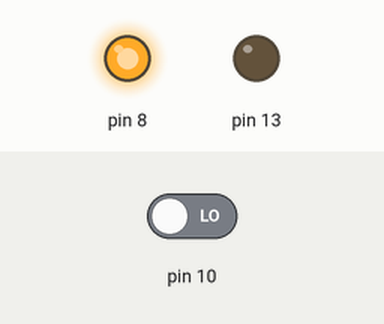
This sketch was run on a simulated Arduino Uno, built with avr-gcc and run on an emulated ATmega328P. Shown: output pins drawn as LEDs (lit = HIGH). Dashed ring = blinking. The test bench sets the inputs (shaded band); at power-on: pin 10 LOW.

Above: at 1.2 s.
1.3 s: pin 10 driven HIGH
At 1.6 s:
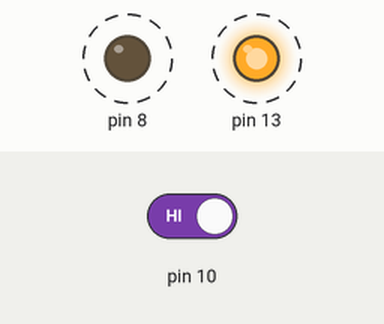
4.3 s: pin 10 driven LOW
At 5.4 s:
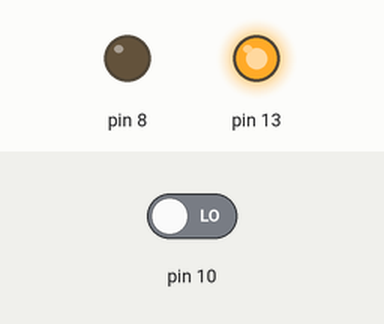
Timing chart, 0 to 7.3 s (numbered marks = the images above; inputs shaded):
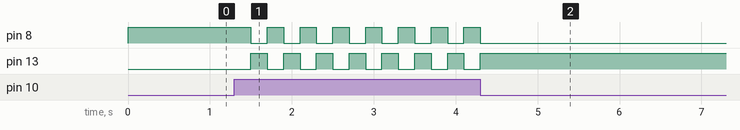

The sketch:

led_switcher.ino
```cpp
struct LED {
  int pin;
  int IO;
};

struct BUTTON {
  int pin;
  int IO;
};

LED blue = {pin: 13, IO: OUTPUT};
LED red = {pin: 8, IO: OUTPUT};
BUTTON button = {pin: 10, IO: INPUT};

void setup()
{
  pinMode(blue.pin, blue.IO);
  pinMode(red.pin, red.IO);
  pinMode(button.pin, button.IO);

  digitalWrite(blue.pin, LOW);
  digitalWrite(red.pin, HIGH);
};

void loop()
{
  if (digitalRead(button.pin) == HIGH) {
    delay(200);
    digitalWrite(blue.pin, !digitalRead(blue.pin));
    digitalWrite(red.pin, !digitalRead(red.pin));
  };
};
```

Measured:
- after the input at 1.3 s, pin 8, pin 13: alternates HIGH for 0.20 s and LOW for 0.20 s, starting after 0.20 s
- after the input at 4.3 s, pin 8: goes on until 4.3 s, then stays LOW; pin 13: goes on until 4.3 s, then stays HIGH
